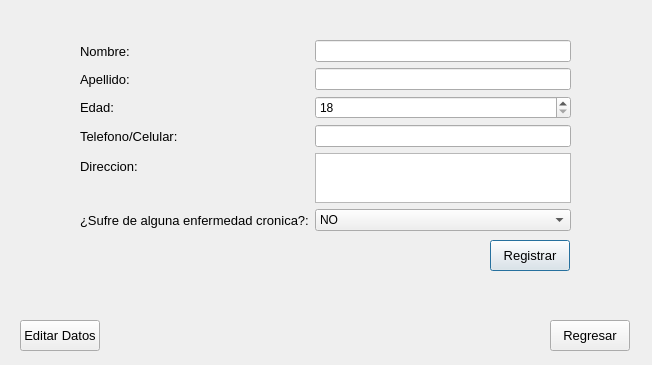
<?xml version="1.0" encoding="UTF-8"?>
<ui version="4.0">
 <class>registrarPaciente</class>
 <widget class="QDialog" name="registrarPaciente">
  <property name="geometry">
   <rect>
    <x>0</x>
    <y>0</y>
    <width>652</width>
    <height>365</height>
   </rect>
  </property>
  <property name="windowTitle">
   <string>Registro de Paciente a la Cola de Atencion</string>
  </property>
  <widget class="QWidget" name="formLayoutWidget">
   <property name="geometry">
    <rect>
     <x>80</x>
     <y>40</y>
     <width>491</width>
     <height>191</height>
    </rect>
   </property>
   <layout class="QFormLayout" name="formLayout">
    <property name="fieldGrowthPolicy">
     <enum>QFormLayout::AllNonFixedFieldsGrow</enum>
    </property>
    <item row="0" column="0">
     <widget class="QLabel" name="label">
      <property name="font">
       <font>
        <pointsize>10</pointsize>
       </font>
      </property>
      <property name="text">
       <string>Nombre:</string>
      </property>
     </widget>
    </item>
    <item row="0" column="1">
     <widget class="QLineEdit" name="nombreTxt"/>
    </item>
    <item row="1" column="0">
     <widget class="QLabel" name="label_2">
      <property name="font">
       <font>
        <pointsize>10</pointsize>
       </font>
      </property>
      <property name="text">
       <string>Apellido:</string>
      </property>
     </widget>
    </item>
    <item row="1" column="1">
     <widget class="QLineEdit" name="apellidoTxt"/>
    </item>
    <item row="2" column="0">
     <widget class="QLabel" name="label_3">
      <property name="font">
       <font>
        <pointsize>10</pointsize>
       </font>
      </property>
      <property name="text">
       <string>Edad:</string>
      </property>
     </widget>
    </item>
    <item row="2" column="1">
     <widget class="QSpinBox" name="edadSpbox">
      <property name="minimum">
       <number>18</number>
      </property>
     </widget>
    </item>
    <item row="3" column="0">
     <widget class="QLabel" name="label_4">
      <property name="font">
       <font>
        <pointsize>10</pointsize>
       </font>
      </property>
      <property name="text">
       <string>Telefono/Celular:</string>
      </property>
     </widget>
    </item>
    <item row="3" column="1">
     <widget class="QLineEdit" name="telefonoTxt"/>
    </item>
    <item row="5" column="0">
     <widget class="QLabel" name="label_6">
      <property name="font">
       <font>
        <pointsize>10</pointsize>
       </font>
      </property>
      <property name="text">
       <string>¿Sufre de alguna enfermedad cronica?:</string>
      </property>
     </widget>
    </item>
    <item row="5" column="1">
     <widget class="QComboBox" name="enfermedadCbox">
      <item>
       <property name="text">
        <string>NO</string>
       </property>
      </item>
      <item>
       <property name="text">
        <string>SI</string>
       </property>
      </item>
     </widget>
    </item>
    <item row="4" column="0">
     <widget class="QLabel" name="label_5">
      <property name="font">
       <font>
        <pointsize>10</pointsize>
       </font>
      </property>
      <property name="text">
       <string>Direccion:</string>
      </property>
     </widget>
    </item>
    <item row="4" column="1">
     <widget class="QTextEdit" name="direccionTxt"/>
    </item>
   </layout>
  </widget>
  <widget class="QPushButton" name="registrarCmd">
   <property name="geometry">
    <rect>
     <x>490</x>
     <y>240</y>
     <width>80</width>
     <height>31</height>
    </rect>
   </property>
   <property name="font">
    <font>
     <pointsize>10</pointsize>
    </font>
   </property>
   <property name="text">
    <string>Registrar</string>
   </property>
  </widget>
  <widget class="QPushButton" name="editarCmd">
   <property name="geometry">
    <rect>
     <x>20</x>
     <y>320</y>
     <width>80</width>
     <height>31</height>
    </rect>
   </property>
   <property name="font">
    <font>
     <pointsize>10</pointsize>
    </font>
   </property>
   <property name="text">
    <string>Editar Datos</string>
   </property>
  </widget>
  <widget class="QPushButton" name="regresarCmd">
   <property name="geometry">
    <rect>
     <x>550</x>
     <y>320</y>
     <width>80</width>
     <height>31</height>
    </rect>
   </property>
   <property name="font">
    <font>
     <pointsize>10</pointsize>
    </font>
   </property>
   <property name="text">
    <string>Regresar</string>
   </property>
  </widget>
 </widget>
 <resources/>
 <connections/>
</ui>
